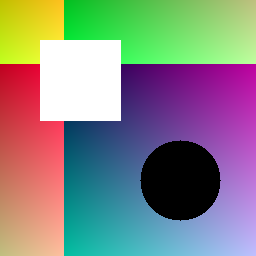
#> input picture assets/sample.png, 256 x 256 px
$ python benchmark.py --image assets/sample.png --kernels 3 5 7 9 --repeat 3
#> lines starting #> are read from the running program, lines starting #| are printed output that depends on the picture
### utils/image_loader.py
"""Ham phu tro doc/luu file anh."""

from __future__ import annotations

import os

import cv2
import numpy as np

SUPPORTED_EXTS = {".jpg", ".jpeg", ".png", ".bmp", ".tiff", ".tif", ".webp"}


def is_supported(path: str) -> bool:
    return os.path.splitext(path)[1].lower() in SUPPORTED_EXTS


def load_image(path: str, grayscale: bool = False) -> np.ndarray:
    """Doc anh tu dia -> RGB uint8 (H,W,3) hoac gray (H,W).

    Raises FileNotFoundError / ValueError neu file khong hop le.
    """
#> called with path = 'assets/sample.png', grayscale = False
    if not os.path.isfile(path):
        raise FileNotFoundError(f"Khong tim thay file: {path}")
    if not is_supported(path):
        raise ValueError(
            f"Dinh dang khong ho tro: {os.path.splitext(path)[1]}. "
            f"Ho tro: {sorted(SUPPORTED_EXTS)}"
        )
    flag = cv2.IMREAD_GRAYSCALE if grayscale else cv2.IMREAD_COLOR
    img = cv2.imread(path, flag)
#> img is the input picture: shape (256, 256, 3); mean B, G, R 131, 134.9, 134.9
    if img is None:
        raise ValueError(f"Khong doc duoc anh (file loi?): {path}")
    if grayscale:
        return img  # (H,W) uint8
    return cv2.cvtColor(img, cv2.COLOR_BGR2RGB)
#| Image: assets/sample.png shape=(256, 256, 3)


# [31 lines left out: functions save_image, to_grayscale, to_rgb, image_info, not called in this run]

### core/filters.py
"""Median Filter implementations: naive, quickselect, OpenCV-optimized.

All functions accept uint8 images:
  - grayscale: (H, W)
  - color RGB: (H, W, 3)
and return uint8 images of the same shape.
"""

from __future__ import annotations

import time

import cv2
import numpy as np

try:
    from numba import njit  # type: ignore

    _HAS_NUMBA = True
except Exception:  # Numba optional (may not support Python 3.14 yet)
    _HAS_NUMBA = False

    # [7 lines left out: function njit, not called in this run]


_PADDING_MAP = {
    "zero": "constant",
    "reflect": "reflect",
    "replicate": "edge",
}


def _validate(image: np.ndarray, ksize: int) -> int:
    if not isinstance(image, np.ndarray):
        raise TypeError("image must be a numpy.ndarray")
    if image.dtype != np.uint8:
        raise ValueError("image must be uint8 (0-255)")
    if image.ndim not in (2, 3):
        raise ValueError("image must be grayscale (H,W) or RGB (H,W,3)")
    if image.shape[0] == 0 or image.shape[1] == 0:
        raise ValueError(
            "image phai co chieu cao va chieu rong duong "
            f"(nhan duoc {image.shape}).")
    if not isinstance(ksize, int) or ksize < 3 or ksize % 2 == 0:
        raise ValueError("ksize must be an odd integer >= 3 (3,5,7,9,...)")
    return ksize


def _pad(image: np.ndarray, ksize: int, padding: str) -> np.ndarray:
    if padding not in _PADDING_MAP:
        raise ValueError(f"padding must be one of {list(_PADDING_MAP)}")
    mode = _PADDING_MAP[padding]
    p = ksize // 2
    if image.ndim == 2:
        return np.pad(image, p, mode=mode)
    return np.pad(image, ((p, p), (p, p), (0, 0)), mode=mode)


def _channel_median_fast(padded_ch: np.ndarray, ksize: int,
                         method: str) -> np.ndarray:
    """Median 1 kenh dung sliding_window_view, chia strip de nhe RAM.

    Nhanh hon vong lap Python ~100x, ket qua BYTE-IDENTICAL giua 2 method
    (cua so le). Strip ~16MB nen anh 12MP van chay.
    method="sort": full-sort kieu naive (phuc vu hoc tap, cham hon).
    method="partition": quickselect, chi dua median ve dung vi tri.
    """
    from numpy.lib.stride_tricks import sliding_window_view

    hp, wp = padded_ch.shape
    h, w = hp - ksize + 1, wp - ksize + 1
    out = np.empty((h, w), dtype=np.uint8)
    mid = (ksize * ksize) // 2
    bytes_per_row = w * ksize * ksize
    rows = max(1, min(h, (16 * 1024 * 1024) // max(1, bytes_per_row)))
    for r0 in range(0, h, rows):
        r1 = min(h, r0 + rows)
        strip = padded_ch[r0:r1 + ksize - 1, :]
        win = sliding_window_view(strip, (ksize, ksize))  # (rows,W,k,k)
        flat = win.reshape(r1 - r0, w, -1)
        if method == "sort":
            out[r0:r1] = np.sort(flat, axis=2)[:, :, mid].astype(np.uint8)
        elif method == "partition":
            out[r0:r1] = np.partition(flat, mid, axis=2)[:, :, mid].astype(
                np.uint8)
        else:
            raise ValueError(f"Unknown median method '{method}'")
    return out


def _median_fast(image: np.ndarray, ksize: int, padding: str,
                 method: str) -> np.ndarray:
    _validate(image, ksize)
    padded = _pad(image, ksize, padding)
    if image.ndim == 2:
        return _channel_median_fast(padded, ksize, method)
    return np.stack([_channel_median_fast(padded[:, :, c], ksize, method)
                     for c in range(image.shape[2])], axis=-1)


# [10 lines left out: function median_filter_naive, not called in this run]


def median_filter_quickselect(
    image: np.ndarray, ksize: int = 3, padding: str = "reflect"
) -> np.ndarray:
    """Dung partition (Quickselect) de lay median ma khong sort full.

    Nhanh hon naive, ket qua BYTE-IDENTICAL voi naive (cua so le);
    ban vector hoa, anh lon van chay.
    """
    return _median_fast(image, ksize, padding, method="partition")


if _HAS_NUMBA:

    # [24 lines left out: function _numba_median_gray, not called in this run]

    _NUMBA_AVAILABLE = True
else:
    _NUMBA_AVAILABLE = False


# [21 lines left out: function median_filter_numba, not called in this run]


def median_filter_opencv(image: np.ndarray, ksize: int = 3,
                         padding: str = "replicate") -> np.ndarray:
    """Dung cv2.medianBlur (C++ toi uu). Nhanh nhat, dung cho anh lon/FullHD.

    `cv2.medianBlur` mac dinh dung vien REPLICATE. De ton trong lua chon
    `padding` cua nguoi dung (reflect/replicate/zero), ham tu pad thu cong
    roi blur tren anh da pad va cat lay vung giua — ket qua vien khop voi
    `median_filter_naive` cung padding. Duong `replicate` giu nguyen goi
    truc tiep (nhanh, giu hanh vi cu).
    """
    _validate(image, ksize)
    if padding not in _PADDING_MAP:
        raise ValueError(f"padding must be one of {list(_PADDING_MAP)}")
    if padding == "replicate":
        # cv2 requires ksize odd > 1; medianBlur works on both gray and BGR.
        # Our convention is RGB, but median is channel-wise so BGR==RGB result
        # up to channel order (identical operation per channel).
        return cv2.medianBlur(image, ksize)
    p = ksize // 2
    padded = _pad(image, ksize, padding)
    blurred = cv2.medianBlur(padded, ksize)
    if image.ndim == 2:
        h, w = image.shape
    else:
        h, w = image.shape[:2]
    if image.ndim == 2:
        return blurred[p:p + h, p:p + w].copy()
    return blurred[p:p + h, p:p + w, :].copy()


_BORDER_MAP = {
    # "reflect" phai la REFLECT_101 de khop np.pad(mode="reflect") ma median
    # dung (khong lap pixel bien) — truoc day map nham sang BORDER_REFLECT.
    "reflect": cv2.BORDER_REFLECT_101,
    "replicate": cv2.BORDER_REPLICATE,
    "zero": cv2.BORDER_CONSTANT,
}


# [12 lines left out: function mean_filter, not called in this run]


def median_filter(
    image: np.ndarray,
    ksize: int = 3,
    mode: str = "optimized",
    padding: str = "reflect",
) -> np.ndarray:
    """Dispatcher chinh.

    Median (naive/quickselect/numba/optimized): manh voi nhieu MUOI TIEU.
    Mean: danh cho nhieu GAUSSIAN (median yeu voi loai nay).
    """
    mode = mode.lower()
    if mode in ("optimized", "opencv"):
        return median_filter_opencv(image, ksize, padding)
    if mode == "naive":
        return median_filter_naive(image, ksize, padding)
    if mode == "quickselect":
        return median_filter_quickselect(image, ksize, padding)
    if mode == "numba":
        return median_filter_numba(image, ksize, padding)
    if mode == "mean":
        return mean_filter(image, ksize, padding)
    raise ValueError(
        f"Unknown mode '{mode}'. "
        "Choose naive/quickselect/numba/optimized (median) "
        "or mean (cho nhieu Gaussian).")


# [9 lines left out: function timed_filter, not called in this run]


def benchmark_filters(
    image: np.ndarray,
    ksizes: tuple[int, ...] | list[int] = (3, 5, 7, 9),
    modes: tuple[str, ...] | list[str] = ("optimized", "quickselect"),
    repeat: int = 1,
    padding: str = "reflect",
) -> dict[str, list[float]]:
    """Do thoi gian loc (ms) theo kernel/mode. Tra ve {mode: [ms per ksize]}.

    Lay best-of-repeat cho moi o. Cau hinh sai (mode la, kernel chan,
    repeat < 1, padding la) duoc bao ValueError NGAY, khong giau thanh NaN.
    Loi runtime cua tung o do van tiep tuc benchmark (khong mat ket qua cac
    o khac) nhung duoc giu lai qua warnings.warn thay vi NaN cam.
    """
#> called with repeat = 3, padding = 'reflect'
    import warnings

    valid_modes = {"naive", "quickselect", "numba", "optimized", "opencv",
                   "mean"}
    if not modes:
        raise ValueError("modes khong duoc rong")
    for m in modes:
        if not isinstance(m, str) or m.lower() not in valid_modes:
            raise ValueError(
                f"Unknown benchmark mode '{m}'. Chon trong {sorted(valid_modes)}.")
    ksizes = list(ksizes)
    if not ksizes:
        raise ValueError("ksizes khong duoc rong")
    for k in ksizes:
        if (not isinstance(k, (int, np.integer)) or isinstance(k, bool)
                or int(k) < 3 or int(k) % 2 == 0):
            raise ValueError(
                f"ksize phai la so le >= 3 (nhan duoc {k!r}).")
    repeat_ok = (isinstance(repeat, (int, np.integer))
                 and not isinstance(repeat, bool) and int(repeat) >= 1)
    if not repeat_ok:
        raise ValueError(f"repeat phai la so nguyen >= 1 (nhan duoc {repeat!r}).")
    if padding not in _PADDING_MAP:
        raise ValueError(f"padding phai la mot trong {list(_PADDING_MAP)}.")
    results: dict[str, list[float]] = {m: [] for m in modes}
    for k in ksizes:
        for m in modes:
            best = float("inf")
            ok = False
            for _ in range(max(1, repeat)):
                t0 = time.perf_counter()
                try:
                    median_filter(image, k, mode=m, padding=padding)
                except Exception as exc:
                    best = float("nan")
                    ok = True
                    warnings.warn(
                        f"benchmark {m} k={k} that bai: "
                        f"{type(exc).__name__}: {exc}")
                    break
                dt = (time.perf_counter() - t0) * 1000.0
                best = min(best, dt)
                ok = True
            results[m].append(best if ok else float("nan"))
    return results


_SLOW_MODES = {"naive", "quickselect", "numba"}


# [10 lines left out: function estimate_filter_ms, not called in this run]

### benchmark.py
"""Benchmark CLI: so sanh thoi gian loc theo kernel size.

Vi du:
    python benchmark.py --image assets/sample.png --kernels 3 5 7 9 --repeat 3
"""

from __future__ import annotations

import argparse
import os
import sys

import matplotlib.pyplot as plt

sys.path.insert(0, os.path.dirname(os.path.abspath(__file__)))

from core.filters import benchmark_filters
from utils.image_loader import load_image


def format_benchmark_lines(kernels: list[int], modes: list[str],
                           results: dict[str, list[float]]) -> list[str]:
    """Dong ket qua theo dung thu tu + chi so (kernel lap van dung gia tri).

    Tach rieng de unit-test duoc (bug cu dung kernels.index(k) nen kernel
    lap luon lay gia tri phan tu dau tien).
    """
    lines: list[str] = []
    for i, k in enumerate(kernels):
        for m in modes:
            ms = results[m][i]
            lines.append(f"  kernel={k}x{k} mode={m:12s} -> {ms:8.2f} ms")
    return lines


def main():
    ap = argparse.ArgumentParser(description="Benchmark Median Filter")
    ap.add_argument("--image", default="assets/sample.png")
    ap.add_argument("--kernels", nargs="+", type=int, default=[3, 5, 7, 9])
    ap.add_argument("--modes", nargs="+",
                    default=["optimized", "quickselect"])
    ap.add_argument("--repeat", type=int, default=3)
    ap.add_argument("--out", default="benchmark_result.png")
    args = ap.parse_args()

    img = load_image(args.image)
    print(f"Image: {args.image} shape={img.shape}")

    results = benchmark_filters(img, args.kernels, args.modes,
                                repeat=args.repeat)
#> results = {'optimized': [0.735, 1.02, 6.95, 7.91], 'quickselect': [11.38, 19.84, 33.4, 46.6]}
    for line in format_benchmark_lines(args.kernels, args.modes, results):
        print(line)
#> this loop made 8 passes
#|   kernel=3x3 mode=optimized    ->     0.74 ms
#|   kernel=3x3 mode=quickselect  ->    11.38 ms
#|   kernel=5x5 mode=optimized    ->     1.02 ms
#|   kernel=5x5 mode=quickselect  ->    19.84 ms
#|   kernel=7x7 mode=optimized    ->     6.95 ms
#|   kernel=7x7 mode=quickselect  ->    33.40 ms
#|   kernel=9x9 mode=optimized    ->     7.91 ms
#|   kernel=9x9 mode=quickselect  ->    46.60 ms

    plt.figure(figsize=(7, 4.5))
    for m in args.modes:
        plt.plot(args.kernels, results[m], marker="o", label=m)
    plt.xticks(args.kernels)
    plt.xlabel("Kernel size")
    plt.ylabel("Thoi gian (ms, best of %d)" % args.repeat)
    plt.title(f"Median Filter benchmark ({img.shape[1]}x{img.shape[0]})")
    plt.legend()
    plt.grid(True, alpha=0.3)
    plt.tight_layout()
    plt.savefig(args.out, dpi=150)
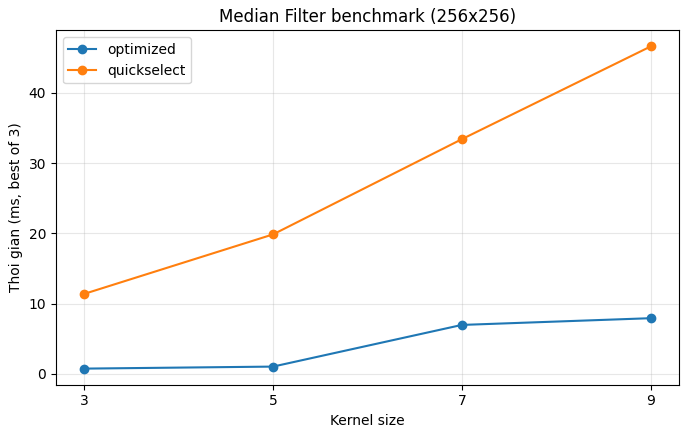
#> figure drawn by matplotlib, 1 panel
    print(f"Da luu bieu do: {args.out}")


if __name__ == "__main__":
    main()
